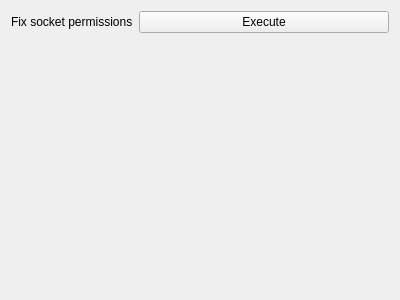
<?xml version="1.0" encoding="UTF-8"?>
<ui version="4.0">
 <class>NetworkWidget</class>
 <widget class="QWidget" name="NetworkWidget">
  <property name="geometry">
   <rect>
    <x>0</x>
    <y>0</y>
    <width>400</width>
    <height>300</height>
   </rect>
  </property>
  <property name="sizePolicy">
   <sizepolicy hsizetype="Preferred" vsizetype="Preferred">
    <horstretch>0</horstretch>
    <verstretch>0</verstretch>
   </sizepolicy>
  </property>
  <property name="windowTitle">
   <string>Form</string>
  </property>
  <layout class="QFormLayout" name="formLayout">
   <item row="0" column="0">
    <widget class="QLabel" name="socketLabel">
     <property name="toolTip">
      <string>&lt;html&gt;&lt;head/&gt;&lt;body&gt;&lt;p&gt;Due to ANDROID PARANOID NETWORK, we need to add 3000 series group IDs (such as AID_INET, AID_NET_RAW) for all users to allow processes to create sockets&lt;/p&gt;&lt;/body&gt;&lt;/html&gt;</string>
     </property>
     <property name="text">
      <string>Fix socket permissions</string>
     </property>
    </widget>
   </item>
   <item row="0" column="1">
    <widget class="QPushButton" name="socketButton">
     <property name="text">
      <string>Execute</string>
     </property>
    </widget>
   </item>
  </layout>
 </widget>
 <resources/>
 <connections/>
</ui>
